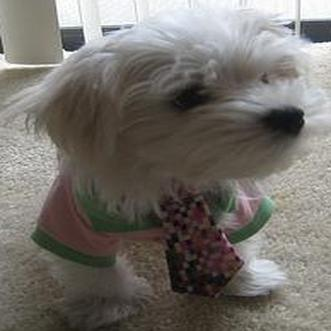
#> input picture Cropped/n02085936-Maltese_dog/n02085936_10148-0.jpg, 331 x 331 px; its folder holds 3 pictures in this run
$ jupyter execute --allow-errors Data_Mining_Programming2.ipynb   (shell and % lines are left out)
#> lines starting #> are read from the running program, lines starting #| are printed output that depends on the picture
[cell 1]
from google.colab import drive
drive.mount("/content/drive")

[cell 2]
import os

maltese_images = os.listdir('Cropped/n02085936-Maltese_dog')
print(f"Number of Maltese dog images: {len(maltese_images)}")

#> (the rest of this cell did not finish here and is left out)

[cell 3]
breeds = ["n02085936-Maltese_dog", "n02112706-Brabancon_griffon", "n02086910-papillon", "n02088466-bloodhound"]
images = {}

#> (the rest of this cell did not finish here and is left out)

[cell 4]
import cv2
import numpy as np

def get_histogram(image_path):
    img = cv2.imread(image_path, cv2.IMREAD_GRAYSCALE)
#> img: shape (331, 331); min 0, max 255, mean 112.5
    hist = cv2.calcHist([img], [0], None, [256], [0,256]).flatten()
#> hist = 256 values, max 1658 at index 69, min 1 at index 0, mean 428
    return hist

histograms = {}

#> (the rest of this cell did not finish here and is left out)

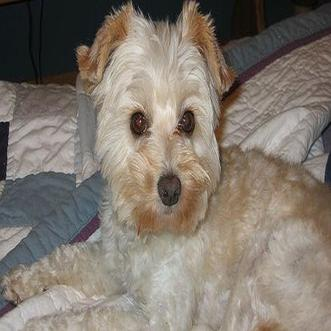
#> input picture Cropped/n02085936-Maltese_dog/n02085936_10197-0.jpg, 331 x 331 px
#> in get_histogram (call 2), `img = cv2.imread(image_path, cv2.IMREAD_GRAYSCALE)`:
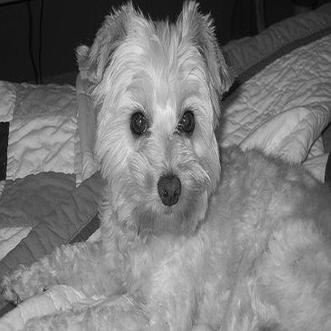
#> img: shape (331, 331); min 0, max 238, mean 121.5
#> in get_histogram (call 2), `hist = cv2.calcHist([img], [0], None, [256], [0,256]).flatten()`: hist = 256 values, max 2149 at index 22, min 0 at index 236, mean 428
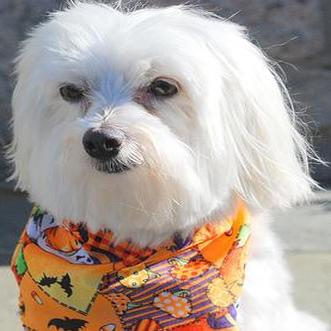
#> input picture Cropped/n02085936-Maltese_dog/n02085936_10273-0.jpg, 331 x 331 px
#> in get_histogram (call 3), `img = cv2.imread(image_path, cv2.IMREAD_GRAYSCALE)`:
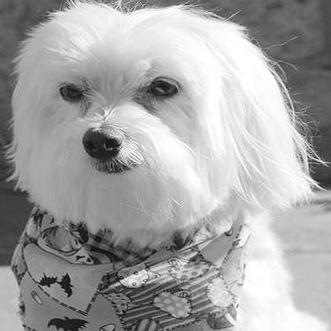
#> img: shape (331, 331); min 3, max 255, mean 165
#> in get_histogram (call 3), `hist = cv2.calcHist([img], [0], None, [256], [0,256]).flatten()`: hist = 256 values, max 1509 at index 255, min 0 at index 0, mean 428
#> `breed_histograms = [get_histogram(f'Cropped/{breed}/{img}') for img in..`: breed_histograms = 3 items
    histograms[breed] = np.array(breed_histograms)

[cell 5]
from sklearn.preprocessing import StandardScaler

scaler = StandardScaler()

# Flatten the histograms and store their breed labels
all_histograms = []
labels = []

for breed, hists in histograms.items():
    all_histograms.extend(hists)
    labels.extend([breed] * len(hists))
#> this loop made 1 pass
#> breed on pass 1: 'n02085936-Maltese_dog'
#> after the loop, all_histograms = 3 items; labels = ['n02085936-Maltese_dog', 'n02085936-Maltese_dog', 'n02085936-Maltese_dog']

all_histograms = np.array(all_histograms)

# Apply standardization
all_histograms_standard = scaler.fit_transform(all_histograms)

[cell 6]
from sklearn.model_selection import train_test_split

X_train, X_test, y_train, y_test = train_test_split(all_histograms_standard, labels, test_size=0.20, stratify=labels, random_state=42)
#> y_train = ['n02085936-Maltese_dog', 'n02085936-Maltese_dog']; y_test = ['n02085936-Maltese_dog']
